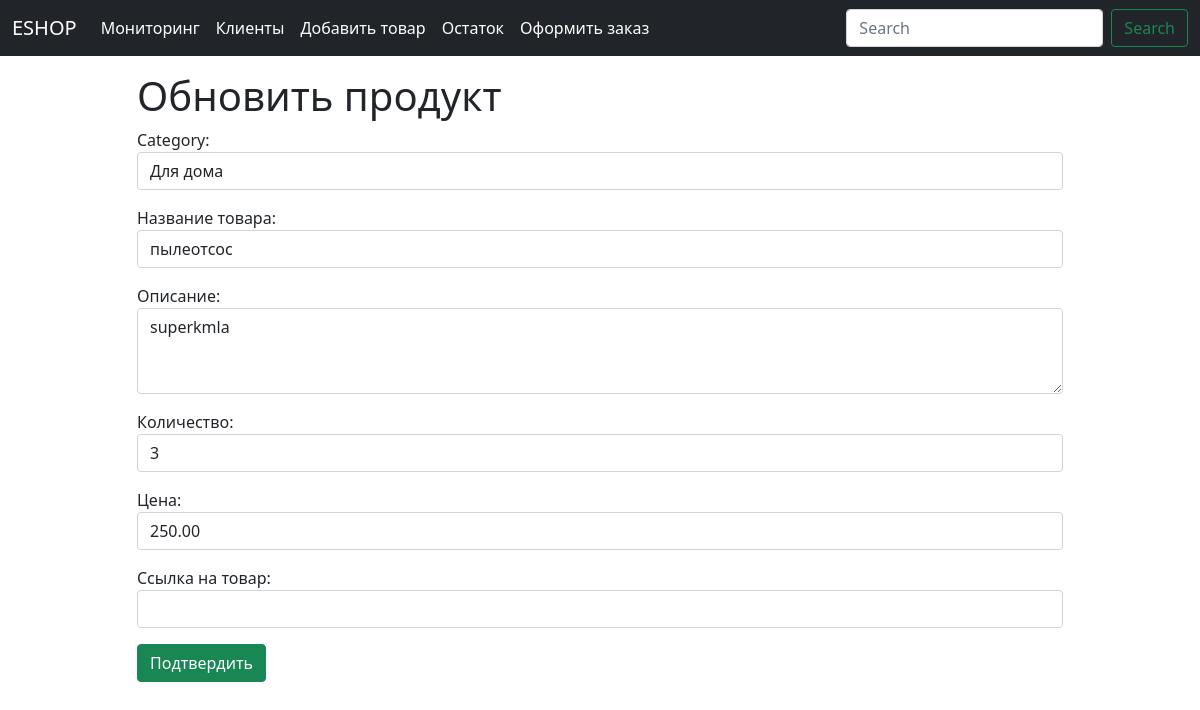
/eshop/19/update_product, run on the app's committed database.
### eshop/models.py (models this page shows, shortened)
class Product(models.Model):
    category = models.ForeignKey(Category,on_delete=models.CASCADE)
    name = models.CharField(max_length=50, verbose_name= 'Название товара')
    description = models.CharField(max_length=250, verbose_name='Описание')
    quantity = models.PositiveIntegerField( verbose_name='Количество', default=0)
    price = models.DecimalField(max_digits=9,decimal_places= 2,verbose_name='Цена', blank=False)
    link = models.CharField(max_length= 250,verbose_name='Ссылка на товар' ,blank=True)
    final_price = models.DecimalField(max_digits=9,decimal_places= 2,verbose_name='Итого',default=0, blank=False)

class Category(models.Model):
    name = models.CharField(max_length=100,verbose_name='Название категории')
    def __str__(self):
        return self.name

### eshop/views.py (the view)
# urls.py: path('<int:pk>/update_product', UpdateProduct.as_view(), name='update_product'),
class UpdateProduct(UpdateView):
    model = Product
    template_name = 'eshop/update_product.html'
    success_url = '/eshop/balance'
    form_class = AddProduct

### eshop/forms.py
class AddProduct(forms.ModelForm):
    class Meta:
        model = Product
        fields = ('category', 'name', 'description', 'quantity', 'price', 'link')
        widgets = {
            'category': forms.Select(attrs={'class': 'form-control'}),
            'name': forms.TextInput(attrs={'class': 'form-control'}),
            'description': forms.Textarea(attrs={'cols':30, 'rows':3, 'class': 'form-control'}),
            'quantity': forms.NumberInput(attrs={'class': 'form-control'}),
            'price': forms.NumberInput(attrs={'class': 'form-control'}),
            'link': forms.TextInput(attrs={'class': 'form-control'}),
        }

### eshop/templates/eshop/update_product.html (shortened to what this page needs)
{% extends "eshop/baseshop.html" %}
{%block content%}
<div class="form-group">
<h1>Обновить продукт</h1>
    <form method="post">
    {{form.as_p}}
<button class="btn btn-success" type="submit">Подтвердить</button>
</form>
</div>
{% endblock %}

### data on the page
Product: category "Для дома", description "superkmla", quantity "3", price "250.00"
Category: name "пылеотсос"
